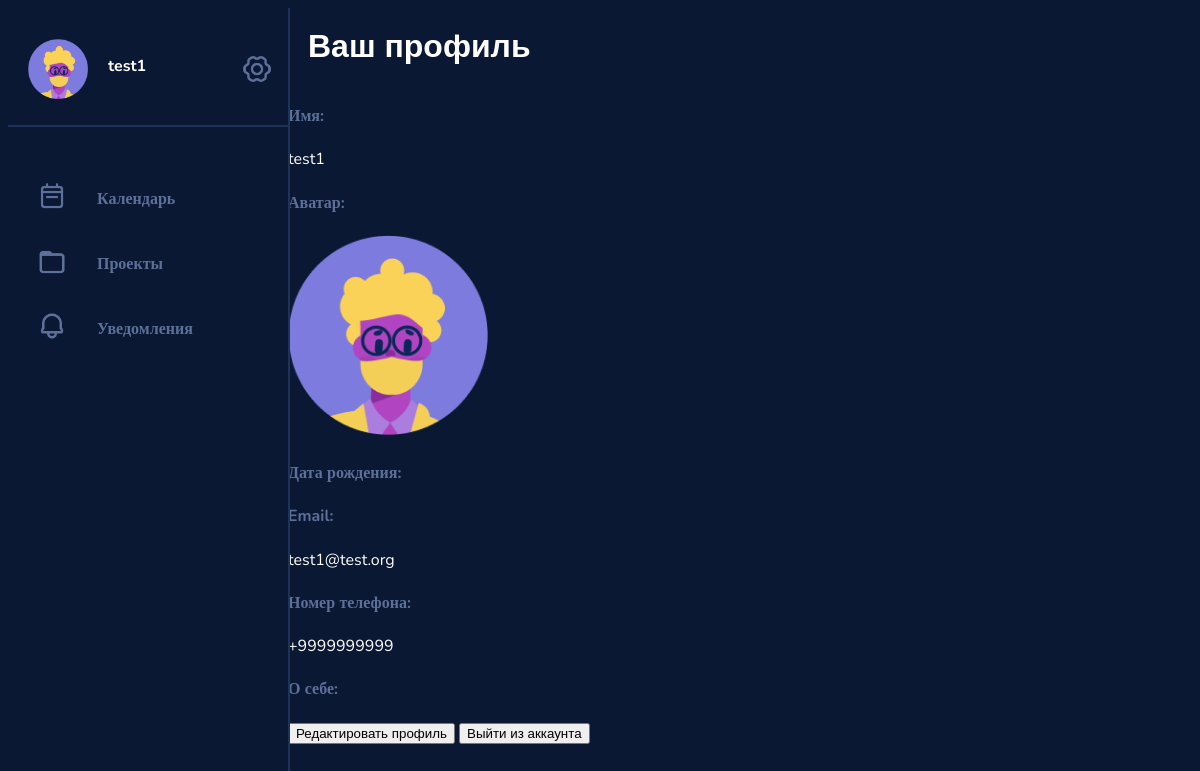
The app's page /profile/1 with its own data.
### data/users.py (models this page shows, shortened)
class User(SqlAlchemyBase, UserMixin, SerializerMixin):
    __tablename__ = 'users'
    id = sqlalchemy.Column(sqlalchemy.Integer, primary_key=True, autoincrement=True)
    login = sqlalchemy.Column(sqlalchemy.String, nullable=True)
    password = sqlalchemy.Column(sqlalchemy.String, nullable=True)
    email = sqlalchemy.Column(sqlalchemy.String, index=True, unique=True, nullable=True)
    phone = sqlalchemy.Column(sqlalchemy.String, index=True, unique=True, nullable=True)
    name = sqlalchemy.Column(sqlalchemy.String, nullable=True)
    birth_date = sqlalchemy.Column(sqlalchemy.DateTime, nullable=True)
    bio = sqlalchemy.Column(sqlalchemy.String, nullable=True)
    projects = sqlalchemy.Column(sqlalchemy.String, nullable=True, default=None)
    tasks = sqlalchemy.Column(sqlalchemy.String, nullable=True, default=None)
    picture = sqlalchemy.Column(sqlalchemy.Integer, nullable=True)

### services/profile.py (the view)
@blueprint.route('/profile/<int:user_id>')
def profile(user_id):
    db_sess = session.create_session()
    user = db_sess.query(User).get(user_id)
    return render_template('profile.html', title='Verk | Profile', name=user.name, id=user_id, email=user.email,
                           list_of_avatars=list_of_avatars, avatar=user.picture, phone=user.phone)

### data/db_session.py (called while the page is built)
def create_session() -> Session:
    global __factory
    return __factory()

### templates/profile.html (shortened to what this page needs)
<!DOCTYPE html>
<html>
<head>
    <link href="/static/style.css" rel="stylesheet" type="text/css" />
</head>
<body>
{% extends "base.html" %}
{% block content %}
<div class="viewport">
        <div class="profile_info">
            <h1>Ваш профиль</h1>
            <h4>Имя:</h4>
            <p>{{name}}</p>
            <h4>Аватар:</h4>
            <img src={{list_of_avatars[avatar]}}>
            <h4>Дата рождения:</h4>
            <h4>Email:</h4>
            <p>{{email}}</p>
            <h4>Номер телефона:</h4>
            <p>{{phone}}</p>
            <h4>О себе:</h4>
            <button type="submit" onclick="window.location.href='/profile_edit/{{id}}';" value="add_new">Редактировать профиль</button>
            <button type="submit" onclick="window.location.href='/';" value="add_new">Выйти из аккаунта</button>
        </div>
    </div>
{% endblock %}

### templates/base.html (shortened to what this page needs)
<!DOCTYPE html>
<html>
<head>
    <link href="/static/style.css" rel="stylesheet" type="text/css" />
</head>
<body>
    <aside>
        <div class="account_menu">
            <div class="profile_pic">
                <img src="{{list_of_avatars[avatar]}}">
            </div>
            <div class="greeting">
                <h3><a href="/profile/{{id}}">{{name}}</a></h3>
            </div>
            <div class="icon">
                <img src="/static/icons/settings.png">
            </div>
        </div>
        <div class="page_menu">
            <div class="page_element">
                <div class="icon">
                    <img src="/static/icons/calendar.png">
                </div>
                <h4><a href="/agenda/{{id}}">Календарь</a></h4>
            </div>
            <div class="page_element">
                <div class="icon">
                    <img src="/static/icons/folder.png">
                </div>
                <h4><a href="/projects/{{id}}">Проекты</a></h4>
            </div>
            <div class="page_element">
                <div class="icon">
                    <img src="/static/icons/notifications.png">
                </div>
                <h4><a href="/notifications/{{id}}">Уведомления</a></h4>
            </div>
        </div>
    </aside>
{% block content %}{% endblock %}
</body>
</html>

### static/style.css (style rules this page uses)
html, body { height: 100%; width: 100%; background-color: #0A1833; font-family: Nunito, Arial; display: flex; }
h1 { font-family: Arial; color: #FFF; }
h4 { font-family: Nunito; font-size: 16px; color: #5C7099; }
h4 a { color: #5C7099; text-decoration: none; }
h3 { font-family: Nunito; font-size: 16px; color: #FFF; }
p { font-family: Nunito; font-size: 16px; color: #FFF; }
aside { padding-top: 1%; padding: 0%; max-width: 280px; border-width: 0px; border-right-width: 2px; border-style: solid; border-color: #1F3359; position: fixed; background-color: #0A1833; height: 100%; }
.account_menu { display: flex; margin-top: 4%; padding: 20px; margin-bottom: 40px; border-style: solid; border-color: #1F3359; border-width: 0px; border-bottom-width: 2px; }
.greeting { display: grid; margin-left: 20px; min-width: 130px; }
.profile_pic img { width: 60px; }
.page_menu { padding-left: 20px; margin-left: 5px; padding-bottom: 30px; border-style: solid; border-color: #1F3359; border-bottom: None; border-width: 0px; border-bottom-width: 2px; }
.page_element { display: flex; }
.icon img { max-width: 60px; width: 40%; min-width: 30px; margin-left: 4px; margin-top: 15px; }
aside .icon img { margin-right: 120%; }
.viewport { display: grid; margin-left: 280px; width: 100%; }
.viewport h1 { margin-top: 20px; margin-left: 20px; margin-bottom: 40px; margin-right: 20px; }
h3 a { font-family: Nunito; font-size: 16px; color: #FFF; text-decoration: none; }

### records on screen
User: name "test1", email "test1@test.org", phone "+9999999999"
